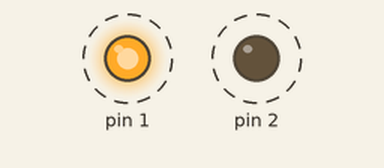
Simulated run of this sketch. Board: Arduino Uno, built with avr-gcc and run on an emulated ATmega328P. Shown: output pins drawn as LEDs (lit = HIGH). Dashed ring = blinking.

Above: at 0.5 s.
Timing chart, 0 to 4.6 s (numbered marks = the images above):
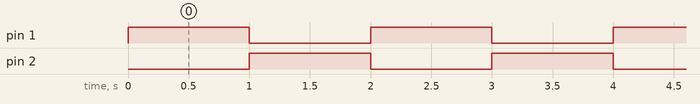

The sketch:

test_git-main.ino
```cpp
void setup() {
  pinMode(1,OUTPUT);
  pinMode(2,OUTPUT);
}

void loop() {
  digitalWrite(1,HIGH);
  digitalWrite(2,LOW);
  delay(1000);
  digitalWrite(2,HIGH);
  digitalWrite(1,LOW);
  delay(1000);
}
```

Measured:
- by itself, pin 1, pin 2: alternates HIGH for 1.0 s and LOW for 1.0 s
